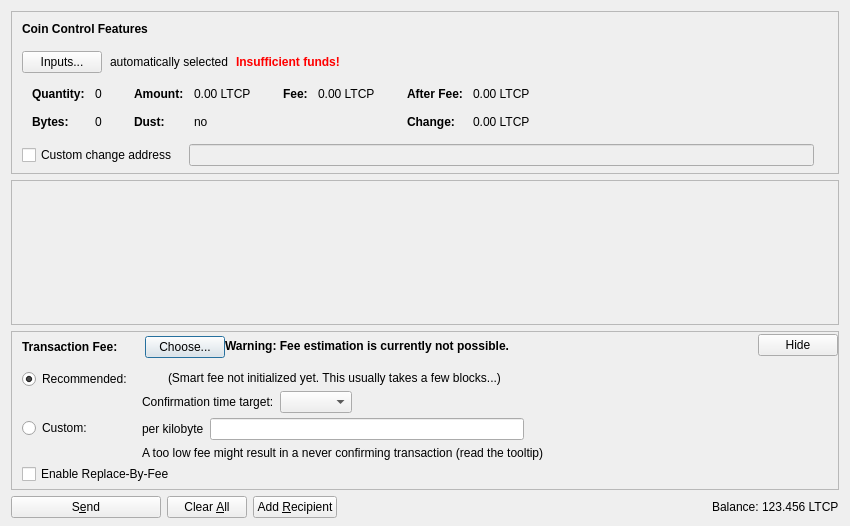
<?xml version="1.0" encoding="UTF-8"?>
<ui version="4.0">
 <class>SendCoinsDialog</class>
 <widget class="QDialog" name="SendCoinsDialog">
  <property name="geometry">
   <rect>
    <x>0</x>
    <y>0</y>
    <width>850</width>
    <height>526</height>
   </rect>
  </property>
  <property name="windowTitle">
   <string>Send Coins</string>
  </property>
  <layout class="QVBoxLayout" name="verticalLayout" stretch="0,1,0,0">
   <property name="bottomMargin">
    <number>8</number>
   </property>
   <item>
    <widget class="QFrame" name="frameCoinControl">
     <property name="sizePolicy">
      <sizepolicy hsizetype="Expanding" vsizetype="Expanding">
       <horstretch>0</horstretch>
       <verstretch>0</verstretch>
      </sizepolicy>
     </property>
     <property name="maximumSize">
      <size>
       <width>16777215</width>
       <height>16777215</height>
      </size>
     </property>
     <property name="frameShape">
      <enum>QFrame::StyledPanel</enum>
     </property>
     <property name="frameShadow">
      <enum>QFrame::Sunken</enum>
     </property>
     <layout class="QVBoxLayout" name="verticalLayoutCoinControl2">
      <property name="spacing">
       <number>0</number>
      </property>
      <property name="leftMargin">
       <number>0</number>
      </property>
      <property name="topMargin">
       <number>0</number>
      </property>
      <property name="rightMargin">
       <number>0</number>
      </property>
      <property name="bottomMargin">
       <number>6</number>
      </property>
      <item>
       <layout class="QVBoxLayout" name="verticalLayoutCoinControl" stretch="0,0,0,0,1">
        <property name="spacing">
         <number>0</number>
        </property>
        <property name="leftMargin">
         <number>10</number>
        </property>
        <property name="topMargin">
         <number>10</number>
        </property>
        <item>
         <layout class="QHBoxLayout" name="horizontalLayoutCoinControl1">
          <property name="bottomMargin">
           <number>15</number>
          </property>
          <item>
           <widget class="QLabel" name="labelCoinControlFeatures">
            <property name="sizePolicy">
             <sizepolicy hsizetype="Preferred" vsizetype="Maximum">
              <horstretch>0</horstretch>
              <verstretch>0</verstretch>
             </sizepolicy>
            </property>
            <property name="font">
             <font>
              <weight>75</weight>
              <bold>true</bold>
             </font>
            </property>
            <property name="styleSheet">
             <string notr="true">font-weight:bold;</string>
            </property>
            <property name="text">
             <string>Coin Control Features</string>
            </property>
           </widget>
          </item>
         </layout>
        </item>
        <item>
         <layout class="QHBoxLayout" name="horizontalLayoutCoinControl2" stretch="0,0,0,0">
          <property name="spacing">
           <number>8</number>
          </property>
          <property name="bottomMargin">
           <number>10</number>
          </property>
          <item>
           <widget class="QPushButton" name="pushButtonCoinControl">
            <property name="styleSheet">
             <string notr="true"/>
            </property>
            <property name="text">
             <string>Inputs...</string>
            </property>
            <property name="autoDefault">
             <bool>false</bool>
            </property>
           </widget>
          </item>
          <item>
           <widget class="QLabel" name="labelCoinControlAutomaticallySelected">
            <property name="text">
             <string>automatically selected</string>
            </property>
            <property name="margin">
             <number>5</number>
            </property>
           </widget>
          </item>
          <item>
           <widget class="QLabel" name="labelCoinControlInsuffFunds">
            <property name="font">
             <font>
              <weight>75</weight>
              <bold>true</bold>
             </font>
            </property>
            <property name="styleSheet">
             <string notr="true">color:red;font-weight:bold;</string>
            </property>
            <property name="text">
             <string>Insufficient funds!</string>
            </property>
            <property name="margin">
             <number>5</number>
            </property>
           </widget>
          </item>
          <item>
           <spacer name="horizontalSpacerCoinControl">
            <property name="orientation">
             <enum>Qt::Horizontal</enum>
            </property>
            <property name="sizeHint" stdset="0">
             <size>
              <width>40</width>
              <height>1</height>
             </size>
            </property>
           </spacer>
          </item>
         </layout>
        </item>
        <item>
         <widget class="QWidget" name="widgetCoinControl" native="true">
          <property name="sizePolicy">
           <sizepolicy hsizetype="Preferred" vsizetype="Preferred">
            <horstretch>0</horstretch>
            <verstretch>0</verstretch>
           </sizepolicy>
          </property>
          <property name="minimumSize">
           <size>
            <width>0</width>
            <height>0</height>
           </size>
          </property>
          <property name="styleSheet">
           <string notr="true"/>
          </property>
          <layout class="QHBoxLayout" name="horizontalLayoutCoinControl5">
           <property name="leftMargin">
            <number>0</number>
           </property>
           <property name="topMargin">
            <number>0</number>
           </property>
           <property name="rightMargin">
            <number>0</number>
           </property>
           <property name="bottomMargin">
            <number>0</number>
           </property>
           <item>
            <layout class="QHBoxLayout" name="horizontalLayoutCoinControl3" stretch="0,0,0,1">
             <property name="spacing">
              <number>20</number>
             </property>
             <property name="topMargin">
              <number>0</number>
             </property>
             <property name="bottomMargin">
              <number>10</number>
             </property>
             <item>
              <layout class="QFormLayout" name="formLayoutCoinControl1">
               <property name="horizontalSpacing">
                <number>10</number>
               </property>
               <property name="verticalSpacing">
                <number>14</number>
               </property>
               <property name="leftMargin">
                <number>10</number>
               </property>
               <property name="topMargin">
                <number>4</number>
               </property>
               <property name="rightMargin">
                <number>6</number>
               </property>
               <item row="0" column="0">
                <widget class="QLabel" name="labelCoinControlQuantityText">
                 <property name="font">
                  <font>
                   <weight>75</weight>
                   <bold>true</bold>
                  </font>
                 </property>
                 <property name="text">
                  <string>Quantity:</string>
                 </property>
                 <property name="margin">
                  <number>0</number>
                 </property>
                </widget>
               </item>
               <item row="0" column="1">
                <widget class="QLabel" name="labelCoinControlQuantity">
                 <property name="cursor">
                  <cursorShape>IBeamCursor</cursorShape>
                 </property>
                 <property name="contextMenuPolicy">
                  <enum>Qt::ActionsContextMenu</enum>
                 </property>
                 <property name="text">
                  <string notr="true">0</string>
                 </property>
                 <property name="margin">
                  <number>0</number>
                 </property>
                 <property name="textInteractionFlags">
                  <set>Qt::LinksAccessibleByMouse|Qt::TextSelectableByKeyboard|Qt::TextSelectableByMouse</set>
                 </property>
                </widget>
               </item>
               <item row="1" column="0">
                <widget class="QLabel" name="labelCoinControlBytesText">
                 <property name="font">
                  <font>
                   <weight>75</weight>
                   <bold>true</bold>
                  </font>
                 </property>
                 <property name="text">
                  <string>Bytes:</string>
                 </property>
                </widget>
               </item>
               <item row="1" column="1">
                <widget class="QLabel" name="labelCoinControlBytes">
                 <property name="cursor">
                  <cursorShape>IBeamCursor</cursorShape>
                 </property>
                 <property name="contextMenuPolicy">
                  <enum>Qt::ActionsContextMenu</enum>
                 </property>
                 <property name="text">
                  <string notr="true">0</string>
                 </property>
                 <property name="textInteractionFlags">
                  <set>Qt::LinksAccessibleByMouse|Qt::TextSelectableByKeyboard|Qt::TextSelectableByMouse</set>
                 </property>
                </widget>
               </item>
              </layout>
             </item>
             <item>
              <layout class="QFormLayout" name="formLayoutCoinControl2">
               <property name="horizontalSpacing">
                <number>10</number>
               </property>
               <property name="verticalSpacing">
                <number>14</number>
               </property>
               <property name="leftMargin">
                <number>6</number>
               </property>
               <property name="topMargin">
                <number>4</number>
               </property>
               <property name="rightMargin">
                <number>6</number>
               </property>
               <item row="0" column="0">
                <widget class="QLabel" name="labelCoinControlAmountText">
                 <property name="font">
                  <font>
                   <weight>75</weight>
                   <bold>true</bold>
                  </font>
                 </property>
                 <property name="text">
                  <string>Amount:</string>
                 </property>
                 <property name="margin">
                  <number>0</number>
                 </property>
                </widget>
               </item>
               <item row="0" column="1">
                <widget class="QLabel" name="labelCoinControlAmount">
                 <property name="cursor">
                  <cursorShape>IBeamCursor</cursorShape>
                 </property>
                 <property name="contextMenuPolicy">
                  <enum>Qt::ActionsContextMenu</enum>
                 </property>
                 <property name="text">
                  <string notr="true">0.00 LTCP</string>
                 </property>
                 <property name="textInteractionFlags">
                  <set>Qt::LinksAccessibleByMouse|Qt::TextSelectableByKeyboard|Qt::TextSelectableByMouse</set>
                 </property>
                </widget>
               </item>
               <item row="1" column="0">
                <widget class="QLabel" name="labelCoinControlLowOutputText">
                 <property name="font">
                  <font>
                   <weight>75</weight>
                   <bold>true</bold>
                  </font>
                 </property>
                 <property name="text">
                  <string>Dust:</string>
                 </property>
                </widget>
               </item>
               <item row="1" column="1">
                <widget class="QLabel" name="labelCoinControlLowOutput">
                 <property name="cursor">
                  <cursorShape>IBeamCursor</cursorShape>
                 </property>
                 <property name="contextMenuPolicy">
                  <enum>Qt::ActionsContextMenu</enum>
                 </property>
                 <property name="text">
                  <string notr="true">no</string>
                 </property>
                 <property name="textInteractionFlags">
                  <set>Qt::LinksAccessibleByMouse|Qt::TextSelectableByKeyboard|Qt::TextSelectableByMouse</set>
                 </property>
                </widget>
               </item>
              </layout>
             </item>
             <item>
              <layout class="QFormLayout" name="formLayoutCoinControl3">
               <property name="horizontalSpacing">
                <number>10</number>
               </property>
               <property name="verticalSpacing">
                <number>14</number>
               </property>
               <property name="leftMargin">
                <number>6</number>
               </property>
               <property name="topMargin">
                <number>4</number>
               </property>
               <property name="rightMargin">
                <number>6</number>
               </property>
               <item row="0" column="0">
                <widget class="QLabel" name="labelCoinControlFeeText">
                 <property name="font">
                  <font>
                   <weight>75</weight>
                   <bold>true</bold>
                  </font>
                 </property>
                 <property name="text">
                  <string>Fee:</string>
                 </property>
                 <property name="margin">
                  <number>0</number>
                 </property>
                </widget>
               </item>
               <item row="0" column="1">
                <widget class="QLabel" name="labelCoinControlFee">
                 <property name="cursor">
                  <cursorShape>IBeamCursor</cursorShape>
                 </property>
                 <property name="contextMenuPolicy">
                  <enum>Qt::ActionsContextMenu</enum>
                 </property>
                 <property name="text">
                  <string notr="true">0.00 LTCP</string>
                 </property>
                 <property name="textInteractionFlags">
                  <set>Qt::LinksAccessibleByMouse|Qt::TextSelectableByKeyboard|Qt::TextSelectableByMouse</set>
                 </property>
                </widget>
               </item>
              </layout>
             </item>
             <item>
              <layout class="QFormLayout" name="formLayoutCoinControl4">
               <property name="horizontalSpacing">
                <number>10</number>
               </property>
               <property name="verticalSpacing">
                <number>14</number>
               </property>
               <property name="leftMargin">
                <number>6</number>
               </property>
               <property name="topMargin">
                <number>4</number>
               </property>
               <property name="rightMargin">
                <number>6</number>
               </property>
               <item row="0" column="0">
                <widget class="QLabel" name="labelCoinControlAfterFeeText">
                 <property name="font">
                  <font>
                   <weight>75</weight>
                   <bold>true</bold>
                  </font>
                 </property>
                 <property name="text">
                  <string>After Fee:</string>
                 </property>
                 <property name="margin">
                  <number>0</number>
                 </property>
                </widget>
               </item>
               <item row="0" column="1">
                <widget class="QLabel" name="labelCoinControlAfterFee">
                 <property name="cursor">
                  <cursorShape>IBeamCursor</cursorShape>
                 </property>
                 <property name="contextMenuPolicy">
                  <enum>Qt::ActionsContextMenu</enum>
                 </property>
                 <property name="text">
                  <string notr="true">0.00 LTCP</string>
                 </property>
                 <property name="textInteractionFlags">
                  <set>Qt::LinksAccessibleByMouse|Qt::TextSelectableByKeyboard|Qt::TextSelectableByMouse</set>
                 </property>
                </widget>
               </item>
               <item row="1" column="0">
                <widget class="QLabel" name="labelCoinControlChangeText">
                 <property name="font">
                  <font>
                   <weight>75</weight>
                   <bold>true</bold>
                  </font>
                 </property>
                 <property name="text">
                  <string>Change:</string>
                 </property>
                </widget>
               </item>
               <item row="1" column="1">
                <widget class="QLabel" name="labelCoinControlChange">
                 <property name="cursor">
                  <cursorShape>IBeamCursor</cursorShape>
                 </property>
                 <property name="contextMenuPolicy">
                  <enum>Qt::ActionsContextMenu</enum>
                 </property>
                 <property name="text">
                  <string notr="true">0.00 LTCP</string>
                 </property>
                 <property name="textInteractionFlags">
                  <set>Qt::LinksAccessibleByMouse|Qt::TextSelectableByKeyboard|Qt::TextSelectableByMouse</set>
                 </property>
                </widget>
               </item>
              </layout>
             </item>
            </layout>
           </item>
          </layout>
         </widget>
        </item>
        <item>
         <layout class="QHBoxLayout" name="horizontalLayoutCoinControl4" stretch="0,0,0">
          <property name="spacing">
           <number>12</number>
          </property>
          <property name="sizeConstraint">
           <enum>QLayout::SetDefaultConstraint</enum>
          </property>
          <property name="topMargin">
           <number>5</number>
          </property>
          <property name="rightMargin">
           <number>5</number>
          </property>
          <item>
           <widget class="QCheckBox" name="checkBoxCoinControlChange">
            <property name="toolTip">
             <string>If this is activated, but the change address is empty or invalid, change will be sent to a newly generated address.</string>
            </property>
            <property name="text">
             <string>Custom change address</string>
            </property>
           </widget>
          </item>
          <item>
           <widget class="QValidatedLineEdit" name="lineEditCoinControlChange">
            <property name="enabled">
             <bool>false</bool>
            </property>
            <property name="sizePolicy">
             <sizepolicy hsizetype="Expanding" vsizetype="Fixed">
              <horstretch>0</horstretch>
              <verstretch>0</verstretch>
             </sizepolicy>
            </property>
           </widget>
          </item>
          <item>
           <widget class="QLabel" name="labelCoinControlChangeLabel">
            <property name="sizePolicy">
             <sizepolicy hsizetype="Preferred" vsizetype="Expanding">
              <horstretch>0</horstretch>
              <verstretch>0</verstretch>
             </sizepolicy>
            </property>
            <property name="minimumSize">
             <size>
              <width>0</width>
              <height>0</height>
             </size>
            </property>
            <property name="text">
             <string/>
            </property>
            <property name="margin">
             <number>3</number>
            </property>
           </widget>
          </item>
         </layout>
        </item>
        <item>
         <spacer name="verticalSpacerCoinControl">
          <property name="orientation">
           <enum>Qt::Vertical</enum>
          </property>
          <property name="sizeHint" stdset="0">
           <size>
            <width>800</width>
            <height>1</height>
           </size>
          </property>
         </spacer>
        </item>
       </layout>
      </item>
     </layout>
    </widget>
   </item>
   <item>
    <widget class="QScrollArea" name="scrollArea">
     <property name="widgetResizable">
      <bool>true</bool>
     </property>
     <widget class="QWidget" name="scrollAreaWidgetContents">
      <property name="geometry">
       <rect>
        <x>0</x>
        <y>0</y>
        <width>830</width>
        <height>104</height>
       </rect>
      </property>
      <layout class="QVBoxLayout" name="verticalLayout_2" stretch="0,1">
       <property name="leftMargin">
        <number>0</number>
       </property>
       <property name="topMargin">
        <number>0</number>
       </property>
       <property name="rightMargin">
        <number>0</number>
       </property>
       <property name="bottomMargin">
        <number>0</number>
       </property>
       <item>
        <layout class="QVBoxLayout" name="entries">
         <property name="spacing">
          <number>6</number>
         </property>
        </layout>
       </item>
       <item>
        <spacer name="verticalSpacer">
         <property name="orientation">
          <enum>Qt::Vertical</enum>
         </property>
         <property name="sizeHint" stdset="0">
          <size>
           <width>20</width>
           <height>40</height>
          </size>
         </property>
        </spacer>
       </item>
      </layout>
     </widget>
    </widget>
   </item>
   <item>
    <widget class="QFrame" name="frameFee">
     <property name="sizePolicy">
      <sizepolicy hsizetype="Expanding" vsizetype="Expanding">
       <horstretch>0</horstretch>
       <verstretch>0</verstretch>
      </sizepolicy>
     </property>
     <property name="maximumSize">
      <size>
       <width>16777215</width>
       <height>16777215</height>
      </size>
     </property>
     <property name="frameShape">
      <enum>QFrame::StyledPanel</enum>
     </property>
     <property name="frameShadow">
      <enum>QFrame::Sunken</enum>
     </property>
     <layout class="QVBoxLayout" name="verticalLayoutFee1">
      <property name="spacing">
       <number>0</number>
      </property>
      <property name="leftMargin">
       <number>0</number>
      </property>
      <property name="topMargin">
       <number>0</number>
      </property>
      <property name="rightMargin">
       <number>0</number>
      </property>
      <property name="bottomMargin">
       <number>0</number>
      </property>
      <item>
       <layout class="QVBoxLayout" name="verticalLayoutFee2" stretch="0,0,0">
        <property name="spacing">
         <number>0</number>
        </property>
        <property name="leftMargin">
         <number>10</number>
        </property>
        <property name="topMargin">
         <number>0</number>
        </property>
        <item>
         <layout class="QHBoxLayout" name="horizontalLayoutFee1">
          <property name="bottomMargin">
           <number>0</number>
          </property>
          <item>
           <layout class="QVBoxLayout" name="verticalLayoutFee7">
            <property name="spacing">
             <number>0</number>
            </property>
            <item>
             <spacer name="verticalSpacerSmartFee">
              <property name="orientation">
               <enum>Qt::Vertical</enum>
              </property>
              <property name="sizeType">
               <enum>QSizePolicy::Fixed</enum>
              </property>
              <property name="sizeHint" stdset="0">
               <size>
                <width>1</width>
                <height>4</height>
               </size>
              </property>
             </spacer>
            </item>
            <item>
             <layout class="QHBoxLayout" name="horizontalLayoutSmartFee">
              <property name="spacing">
               <number>10</number>
              </property>
              <item>
               <widget class="QLabel" name="labelFeeHeadline">
                <property name="sizePolicy">
                 <sizepolicy hsizetype="Preferred" vsizetype="Maximum">
                  <horstretch>0</horstretch>
                  <verstretch>0</verstretch>
                 </sizepolicy>
                </property>
                <property name="font">
                 <font>
                  <weight>75</weight>
                  <bold>true</bold>
                 </font>
                </property>
                <property name="styleSheet">
                 <string notr="true">font-weight:bold;</string>
                </property>
                <property name="text">
                 <string>Transaction Fee:</string>
                </property>
               </widget>
              </item>
              <item>
               <widget class="QLabel" name="labelFeeMinimized">
                <property name="text">
                 <string/>
                </property>
               </widget>
              </item>
              <item>
               <widget class="QPushButton" name="buttonChooseFee">
                <property name="text">
                 <string>Choose...</string>
                </property>
               </widget>
              </item>
             </layout>
            </item>
            <item>
             <spacer name="verticalSpacer_5">
              <property name="orientation">
               <enum>Qt::Vertical</enum>
              </property>
              <property name="sizeHint" stdset="0">
               <size>
                <width>1</width>
                <height>1</height>
               </size>
              </property>
             </spacer>
            </item>
           </layout>
          </item>
          <item>
           <widget class="QLabel" name="fallbackFeeWarningLabel">
            <property name="toolTip">
             <string>Using the fallbackfee can result in sending a transaction that will take several hours or days (or never) to confirm. Consider choosing your fee manually or wait until you have validated the complete chain.</string>
            </property>
            <property name="font">
            <font>
                <weight>75</weight>
                <bold>true</bold>
            </font>
            </property>
            <property name="text">
             <string>Warning: Fee estimation is currently not possible.</string>
            </property>
            <property name="wordWrap">
             <bool>false</bool>
            </property>
           </widget>
          </item>
          <item>
           <spacer name="horizontalSpacer_4">
            <property name="orientation">
             <enum>Qt::Horizontal</enum>
            </property>
            <property name="sizeType">
             <enum>QSizePolicy::MinimumExpanding</enum>
            </property>
            <property name="sizeHint" stdset="0">
             <size>
              <width>40</width>
              <height>20</height>
             </size>
            </property>
           </spacer>
          </item>
          <item>
           <widget class="QPushButton" name="buttonMinimizeFee">
            <property name="toolTip">
             <string>Hide transaction fee settings</string>
            </property>
            <property name="text">
             <string>Hide</string>
            </property>
           </widget>
          </item>
         </layout>
        </item>
        <item>
         <widget class="QFrame" name="frameFeeSelection">
          <layout class="QVBoxLayout" name="verticalLayoutFee12">
           <property name="spacing">
            <number>0</number>
           </property>
           <property name="leftMargin">
            <number>0</number>
           </property>
           <property name="topMargin">
            <number>0</number>
           </property>
           <property name="rightMargin">
            <number>0</number>
           </property>
           <property name="bottomMargin">
            <number>0</number>
           </property>
           <item>
            <layout class="QGridLayout" name="gridLayoutFee">
             <property name="topMargin">
              <number>10</number>
             </property>
             <property name="bottomMargin">
              <number>4</number>
             </property>
             <property name="horizontalSpacing">
              <number>10</number>
             </property>
             <property name="verticalSpacing">
              <number>4</number>
             </property>
             <item row="1" column="1">
              <layout class="QVBoxLayout" name="verticalLayoutFee8">
               <property name="spacing">
                <number>6</number>
               </property>
               <item>
                <layout class="QHBoxLayout" name="horizontalLayoutFee13">
                 <item>
                  <widget class="QLabel" name="labelCustomPerKilobyte">
                   <property name="toolTip">
                    <string>Specify a custom fee per kB (1,000 bytes) of the transaction's virtual size.

Note:  Since the fee is calculated on a per-byte basis, a fee of "100 satoshis per kB" for a transaction size of 500 bytes (half of 1 kB) would ultimately yield a fee of only 50 satoshis.</string>
                   </property>
                   <property name="text">
                    <string>per kilobyte</string>
                   </property>
                  </widget>
                 </item>
                 <item>
                  <widget class="BitcoinAmountField" name="customFee"/>
                 </item>
                 <item>
                  <spacer name="horizontalSpacer_6">
                   <property name="orientation">
                    <enum>Qt::Horizontal</enum>
                   </property>
                   <property name="sizeHint" stdset="0">
                    <size>
                     <width>1</width>
                     <height>1</height>
                    </size>
                   </property>
                  </spacer>
                 </item>
                </layout>
               </item>
               <item>
                <layout class="QHBoxLayout" name="horizontalLayoutFee8">
                 <item>
                  <widget class="QLabel" name="labelCustomFeeWarning">
                   <property name="enabled">
                    <bool>true</bool>
                   </property>
                   <property name="toolTip">
                    <string>When there is less transaction volume than space in the blocks, miners as well as relaying nodes may enforce a minimum fee. Paying only this minimum fee is just fine, but be aware that this can result in a never confirming transaction once there is more demand for scootercoin transactions than the network can process.</string>
                   </property>
                   <property name="text">
                    <string>A too low fee might result in a never confirming transaction (read the tooltip)</string>
                   </property>
                  </widget>
                 </item>
                 <item>
                  <spacer name="horizontalSpacer_2">
                   <property name="orientation">
                    <enum>Qt::Horizontal</enum>
                   </property>
                   <property name="sizeHint" stdset="0">
                    <size>
                     <width>1</width>
                     <height>1</height>
                    </size>
                   </property>
                  </spacer>
                 </item>
                </layout>
               </item>
              </layout>
             </item>
             <item row="0" column="0">
              <layout class="QVBoxLayout" name="verticalLayoutFee4" stretch="0,1">
               <item>
                <widget class="QRadioButton" name="radioSmartFee">
                 <property name="text">
                  <string>Recommended:</string>
                 </property>
                 <property name="checked">
                  <bool>true</bool>
                 </property>
                 <attribute name="buttonGroup">
                  <string notr="true">groupFee</string>
                 </attribute>
                </widget>
               </item>
               <item>
                <spacer name="verticalSpacer_2">
                 <property name="orientation">
                  <enum>Qt::Vertical</enum>
                 </property>
                 <property name="sizeHint" stdset="0">
                  <size>
                   <width>1</width>
                   <height>1</height>
                  </size>
                 </property>
                </spacer>
               </item>
              </layout>
             </item>
             <item row="1" column="0">
              <layout class="QVBoxLayout" name="verticalLayoutFee9" stretch="0,1">
               <item>
                <widget class="QRadioButton" name="radioCustomFee">
                 <property name="text">
                  <string>Custom:</string>
                 </property>
                 <attribute name="buttonGroup">
                  <string notr="true">groupFee</string>
                 </attribute>
                </widget>
               </item>
               <item>
                <spacer name="verticalSpacer_6">
                 <property name="orientation">
                  <enum>Qt::Vertical</enum>
                 </property>
                 <property name="sizeHint" stdset="0">
                  <size>
                   <width>1</width>
                   <height>1</height>
                  </size>
                 </property>
                </spacer>
               </item>
              </layout>
             </item>
             <item row="0" column="1">
              <layout class="QVBoxLayout" name="verticalLayoutFee3" stretch="0,0,1">
               <property name="spacing">
                <number>6</number>
               </property>
               <property name="topMargin">
                <number>2</number>
               </property>
               <item>
                <layout class="QHBoxLayout" name="horizontalLayoutFee12">
                 <item>
                  <widget class="QLabel" name="labelSmartFee">
                   <property name="text">
                    <string/>
                   </property>
                  </widget>
                 </item>
                 <item>
                  <widget class="QLabel" name="labelFeeEstimation">
                   <property name="text">
                    <string/>
                   </property>
                  </widget>
                 </item>
                 <item>
                  <widget class="QLabel" name="labelSmartFee2">
                   <property name="text">
                    <string>(Smart fee not initialized yet. This usually takes a few blocks...)</string>
                   </property>
                  </widget>
                 </item>
                 <item>
                  <spacer name="horizontalSpacer_5">
                   <property name="orientation">
                    <enum>Qt::Horizontal</enum>
                   </property>
                   <property name="sizeHint" stdset="0">
                    <size>
                     <width>1</width>
                     <height>1</height>
                    </size>
                   </property>
                  </spacer>
                 </item>
                </layout>
               </item>
               <item>
                <layout class="QHBoxLayout" name="horizontalLayoutFee9">
                 <item>
                  <layout class="QVBoxLayout" name="verticalLayoutFee6">
                   <item>
                    <widget class="QLabel" name="labelSmartFee3">
                     <property name="text">
                      <string>Confirmation time target:</string>
                     </property>
                    </widget>
                   </item>
                  </layout>
                 </item>
                 <item>
                  <layout class="QVBoxLayout" name="verticalLayoutFee5">
                   <property name="rightMargin">
                    <number>30</number>
                   </property>
                   <item>
                    <layout class="QHBoxLayout" name="horizontalLayoutConfTarget">
                     <property name="bottomMargin">
                      <number>0</number>
                     </property>
                     <item>
                      <widget class="QComboBox" name="confTargetSelector"/>
                     </item>
                     <item>
                      <spacer name="horizontalSpacerConfTarget">
                       <property name="orientation">
                        <enum>Qt::Horizontal</enum>
                       </property>
                       <property name="sizeHint" stdset="0">
                        <size>
                         <width>40</width>
                         <height>20</height>
                        </size>
                       </property>
                      </spacer>
                     </item>
                    </layout>
                   </item>
                  </layout>
                 </item>
                </layout>
               </item>
               <item>
                <spacer name="verticalSpacer_4">
                 <property name="orientation">
                  <enum>Qt::Vertical</enum>
                 </property>
                 <property name="sizeHint" stdset="0">
                  <size>
                   <width>1</width>
                   <height>1</height>
                  </size>
                 </property>
                </spacer>
               </item>
              </layout>
             </item>
            </layout>
           </item>
           <item>
            <widget class="QCheckBox" name="optInRBF">
             <property name="text">
              <string>Enable Replace-By-Fee</string>
             </property>
             <property name="toolTip">
              <string>With Replace-By-Fee (BIP-125) you can increase a transaction's fee after it is sent. Without this, a higher fee may be recommended to compensate for increased transaction delay risk.</string>
             </property>
            </widget>
           </item>
          </layout>
         </widget>
        </item>
        <item>
         <spacer name="verticalSpacerFee">
          <property name="orientation">
           <enum>Qt::Vertical</enum>
          </property>
          <property name="sizeHint" stdset="0">
           <size>
            <width>40</width>
            <height>5</height>
           </size>
          </property>
         </spacer>
        </item>
       </layout>
      </item>
     </layout>
    </widget>
   </item>
   <item>
    <layout class="QHBoxLayout" name="horizontalLayout">
     <item>
      <widget class="QPushButton" name="sendButton">
       <property name="minimumSize">
        <size>
         <width>150</width>
         <height>0</height>
        </size>
       </property>
       <property name="toolTip">
        <string>Confirm the send action</string>
       </property>
       <property name="text">
        <string>S&amp;end</string>
       </property>
       <property name="icon">
        <iconset resource="../bitcoin.qrc">
         <normaloff>:/icons/send</normaloff>:/icons/send</iconset>
       </property>
       <property name="autoDefault">
        <bool>false</bool>
       </property>
       <property name="default">
        <bool>false</bool>
       </property>
      </widget>
     </item>
     <item>
      <widget class="QPushButton" name="clearButton">
       <property name="sizePolicy">
        <sizepolicy hsizetype="Minimum" vsizetype="Fixed">
         <horstretch>0</horstretch>
         <verstretch>0</verstretch>
        </sizepolicy>
       </property>
       <property name="toolTip">
        <string>Clear all fields of the form.</string>
       </property>
       <property name="text">
        <string>Clear &amp;All</string>
       </property>
       <property name="icon">
        <iconset resource="../bitcoin.qrc">
         <normaloff>:/icons/remove</normaloff>:/icons/remove</iconset>
       </property>
       <property name="autoDefault">
        <bool>false</bool>
       </property>
      </widget>
     </item>
     <item>
      <widget class="QPushButton" name="addButton">
       <property name="toolTip">
        <string>Send to multiple recipients at once</string>
       </property>
       <property name="text">
        <string>Add &amp;Recipient</string>
       </property>
       <property name="icon">
        <iconset resource="../bitcoin.qrc">
         <normaloff>:/icons/add</normaloff>:/icons/add</iconset>
       </property>
       <property name="autoDefault">
        <bool>false</bool>
       </property>
      </widget>
     </item>
     <item>
      <spacer name="horizontalSpacer">
       <property name="orientation">
        <enum>Qt::Horizontal</enum>
       </property>
       <property name="sizeHint" stdset="0">
        <size>
         <width>40</width>
         <height>20</height>
        </size>
       </property>
      </spacer>
     </item>
     <item>
      <layout class="QHBoxLayout" name="horizontalLayout_2">
       <property name="spacing">
        <number>3</number>
       </property>
       <item>
        <widget class="QLabel" name="labelBalanceName">
         <property name="sizePolicy">
          <sizepolicy hsizetype="Preferred" vsizetype="Fixed">
           <horstretch>0</horstretch>
           <verstretch>0</verstretch>
          </sizepolicy>
         </property>
         <property name="text">
          <string>Balance:</string>
         </property>
        </widget>
       </item>
       <item>
        <widget class="QLabel" name="labelBalance">
         <property name="sizePolicy">
          <sizepolicy hsizetype="Preferred" vsizetype="Fixed">
           <horstretch>0</horstretch>
           <verstretch>0</verstretch>
          </sizepolicy>
         </property>
         <property name="cursor">
          <cursorShape>IBeamCursor</cursorShape>
         </property>
         <property name="text">
          <string notr="true">123.456 LTCP</string>
         </property>
         <property name="textInteractionFlags">
          <set>Qt::LinksAccessibleByMouse|Qt::TextSelectableByKeyboard|Qt::TextSelectableByMouse</set>
         </property>
        </widget>
       </item>
      </layout>
     </item>
    </layout>
   </item>
  </layout>
 </widget>
 <customwidgets>
  <customwidget>
   <class>QValidatedLineEdit</class>
   <extends>QLineEdit</extends>
   <header>qt/qvalidatedlineedit.h</header>
  </customwidget>
  <customwidget>
   <class>BitcoinAmountField</class>
   <extends>QLineEdit</extends>
   <header>qt/bitcoinamountfield.h</header>
   <container>1</container>
  </customwidget>
 </customwidgets>
 <resources>
  <include location="../bitcoin.qrc"/>
 </resources>
 <connections/>
 <buttongroups>
  <buttongroup name="groupFee"/>
 </buttongroups>
</ui>
